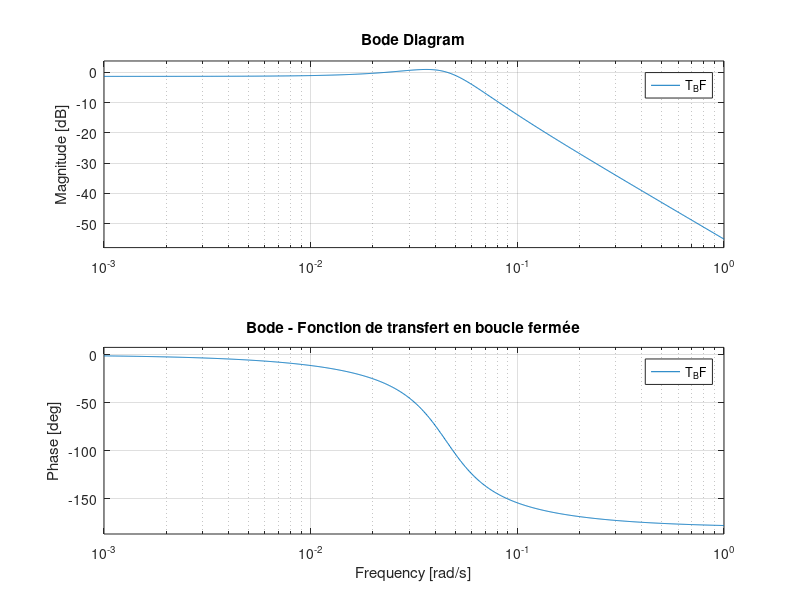

This chart was generated by the following MATLAB code: (Note: this script raises an error after producing the figure.)
% ----------------------------------------------------------
% Détermination de la bande passante d'une boucle fermée
% ----------------------------------------------------------

% 1) Définir la variable de Laplace
s = tf('s');

% 2) Définir une fonction de transfert en boucle ouverte, G(s).
%    Par exemple : G(s) = 10 / (1 + 0.1s).
G = 6/(1 + 131*s+3403*s^2);

% 3) Construire la fonction de transfert en boucle fermée
%    T_BF(s) = G(s) / [1 + G(s)].
T_BF = feedback(G, 1);  % feedback( G, 1 ) revient à G/(1+G)

% 4) Tracer le Bode de la boucle fermée
figure; 
bode(T_BF), grid on;
title('Bode - Fonction de transfert en boucle fermée');

% 5) Bande passante automatique via la fonction "bandwidth()"
bp = bandwidth(T_BF);

% 6) Affichage du résultat
%    Attention : bandwidth() renvoie la pulsation (rad/s), pas la fréquence en Hz.
%    Pour obtenir la fréquence en Hz, on divise par 2*pi.
disp('=== Résultats : ===');
fprintf('Bande passante (en rad/s) = %.3f rad/s\n', bp);
fprintf('Bande passante (en Hz)    = %.3f Hz\n', bp/(2*pi));
